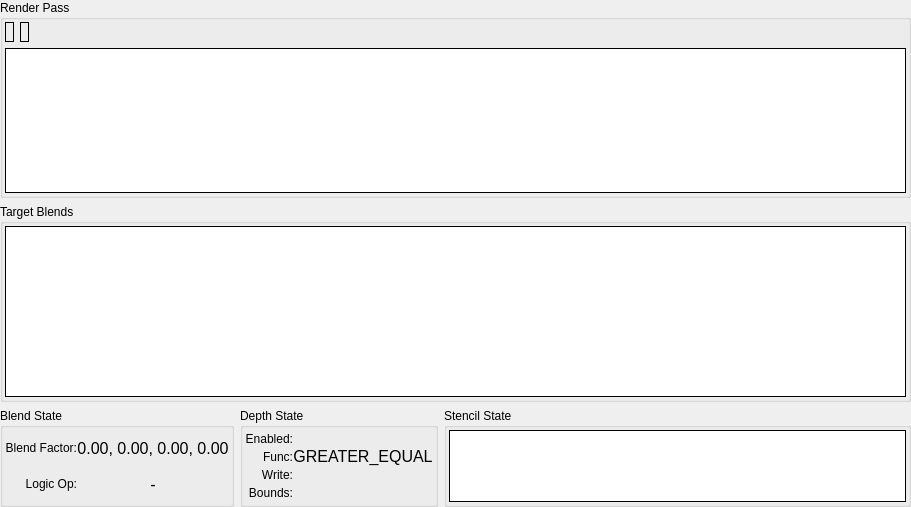
         <widget class="QWidget" name="fbScrollContents">
          <property name="geometry">
           <rect>
            <x>0</x>
            <y>0</y>
            <width>911</width>
            <height>507</height>
           </rect>
          </property>
          <layout class="QGridLayout" name="gridLayout_4">
           <property name="leftMargin">
            <number>0</number>
           </property>
           <property name="topMargin">
            <number>0</number>
           </property>
           <property name="rightMargin">
            <number>0</number>
           </property>
           <property name="bottomMargin">
            <number>0</number>
           </property>
           <item row="0" column="0" colspan="3">
            <widget class="QGroupBox" name="framebufferGroup">
             <property name="sizePolicy">
              <sizepolicy hsizetype="Preferred" vsizetype="Expanding">
               <horstretch>0</horstretch>
               <verstretch>0</verstretch>
              </sizepolicy>
             </property>
             <property name="title">
              <string>Render Pass</string>
             </property>
             <layout class="QVBoxLayout" name="verticalLayout_17">
              <property name="leftMargin">
               <number>2</number>
              </property>
              <property name="topMargin">
               <number>2</number>
              </property>
              <property name="rightMargin">
               <number>2</number>
              </property>
              <property name="bottomMargin">
               <number>2</number>
              </property>
              <item>
               <layout class="QHBoxLayout" name="horizontalLayout_23">
                <item>
                 <widget class="RDLabel" name="renderpass">
                  <property name="frameShape">
                   <enum>QFrame::Box</enum>
                  </property>
                  <property name="margin">
                   <number>4</number>
                  </property>
                 </widget>
                </item>
                <item>
                 <widget class="RDLabel" name="framebuffer">
                  <property name="frameShape">
                   <enum>QFrame::Box</enum>
                  </property>
                  <property name="margin">
                   <number>2</number>
                  </property>
                 </widget>
                </item>
                <item>
                 <spacer name="horizontalSpacer_2">
                  <property name="orientation">
                   <enum>Qt::Horizontal</enum>
                  </property>
                  <property name="sizeHint" stdset="0">
                   <size>
                    <width>40</width>
                    <height>20</height>
                   </size>
                  </property>
                 </spacer>
                </item>
               </layout>
              </item>
              <item>
               <widget class="RDTreeWidget" name="fbAttach">
                <property name="frameShape">
                 <enum>QFrame::Box</enum>
                </property>
                <property name="frameShadow">
                 <enum>QFrame::Plain</enum>
                </property>
                <property name="sizeAdjustPolicy">
                 <enum>QAbstractScrollArea::AdjustToContents</enum>
                </property>
                <property name="editTriggers">
                 <set>QAbstractItemView::NoEditTriggers</set>
                </property>
                <property name="showDropIndicator" stdset="0">
                 <bool>false</bool>
                </property>
                <property name="indentation">
                 <number>0</number>
                </property>
                <property name="rootIsDecorated">
                 <bool>false</bool>
                </property>
                <property name="itemsExpandable">
                 <bool>false</bool>
                </property>
                <property name="allColumnsShowFocus">
                 <bool>true</bool>
                </property>
                <property name="expandsOnDoubleClick">
                 <bool>false</bool>
                </property>
                <attribute name="headerStretchLastSection">
                 <bool>false</bool>
                </attribute>
               </widget>
              </item>
             </layout>
            </widget>
           </item>
           <item row="1" column="0" colspan="3">
            <widget class="QGroupBox" name="blendsGroup">
             <property name="sizePolicy">
              <sizepolicy hsizetype="Preferred" vsizetype="Expanding">
               <horstretch>0</horstretch>
               <verstretch>0</verstretch>
              </sizepolicy>
             </property>
             <property name="title">
              <string>Target Blends</string>
             </property>
             <layout class="QHBoxLayout" name="horizontalLayout_25">
              <property name="leftMargin">
               <number>2</number>
              </property>
              <property name="topMargin">
               <number>2</number>
              </property>
              <property name="rightMargin">
               <number>2</number>
              </property>
              <property name="bottomMargin">
               <number>2</number>
              </property>
              <item>
               <widget class="RDTreeWidget" name="blends">
                <property name="frameShape">
                 <enum>QFrame::Box</enum>
                </property>
                <property name="frameShadow">
                 <enum>QFrame::Plain</enum>
                </property>
                <property name="sizeAdjustPolicy">
                 <enum>QAbstractScrollArea::AdjustToContents</enum>
                </property>
                <property name="editTriggers">
                 <set>QAbstractItemView::NoEditTriggers</set>
                </property>
                <property name="showDropIndicator" stdset="0">
                 <bool>false</bool>
                </property>
                <property name="indentation">
                 <number>0</number>
                </property>
                <property name="rootIsDecorated">
                 <bool>false</bool>
                </property>
                <property name="itemsExpandable">
                 <bool>false</bool>
                </property>
                <property name="allColumnsShowFocus">
                 <bool>true</bool>
                </property>
                <property name="expandsOnDoubleClick">
                 <bool>false</bool>
                </property>
               </widget>
              </item>
             </layout>
            </widget>
           </item>
           <item row="2" column="0">
            <widget class="QGroupBox" name="blendStateGroup">
             <property name="sizePolicy">
              <sizepolicy hsizetype="Preferred" vsizetype="Preferred">
               <horstretch>0</horstretch>
               <verstretch>0</verstretch>
              </sizepolicy>
             </property>
             <property name="title">
              <string>Blend State</string>
             </property>
             <layout class="QGridLayout" name="blendStateGridLayout">
              <property name="leftMargin">
               <number>2</number>
              </property>
              <property name="topMargin">
               <number>2</number>
              </property>
              <property name="rightMargin">
               <number>2</number>
              </property>
              <property name="bottomMargin">
               <number>2</number>
              </property>
              <property name="spacing">
               <number>0</number>
              </property>
              <item row="0" column="0">
               <widget class="QLabel" name="blendFactorLabel">
                <property name="text">
                 <string>Blend Factor:</string>
                </property>
                <property name="alignment">
                 <set>Qt::AlignRight|Qt::AlignTrailing|Qt::AlignVCenter</set>
                </property>
                <property name="wordWrap">
                 <bool>true</bool>
                </property>
               </widget>
              </item>
              <item row="0" column="1">
               <widget class="QLabel" name="blendFactor">
                <property name="font">
                 <font>
                  <pointsize>12</pointsize>
                 </font>
                </property>
                <property name="text">
                 <string>0.00, 0.00, 0.00, 0.00</string>
                </property>
                <property name="alignment">
                 <set>Qt::AlignCenter</set>
                </property>
                <property name="margin">
                 <number>4</number>
                </property>
               </widget>
              </item>
              <item row="1" column="0">
               <widget class="QLabel" name="logicOpLabel">
                <property name="text">
                 <string>Logic Op:</string>
                </property>
                <property name="alignment">
                 <set>Qt::AlignRight|Qt::AlignTrailing|Qt::AlignVCenter</set>
                </property>
                <property name="wordWrap">
                 <bool>true</bool>
                </property>
               </widget>
              </item>
              <item row="1" column="1">
               <widget class="QLabel" name="logicOp">
                <property name="font">
                 <font>
                  <pointsize>12</pointsize>
                 </font>
                </property>
                <property name="text">
                 <string>-</string>
                </property>
                <property name="alignment">
                 <set>Qt::AlignCenter</set>
                </property>
                <property name="margin">
                 <number>4</number>
                </property>
               </widget>
              </item>
             </layout>
            </widget>
           </item>
           <item row="2" column="1">
            <widget class="QGroupBox" name="depthStateGroup">
             <property name="sizePolicy">
              <sizepolicy hsizetype="Preferred" vsizetype="Preferred">
               <horstretch>0</horstretch>
               <verstretch>0</verstretch>
              </sizepolicy>
             </property>
             <property name="title">
              <string>Depth State</string>
             </property>
             <layout class="QGridLayout" name="depthStateGridLayout">
              <property name="leftMargin">
               <number>2</number>
              </property>
              <property name="topMargin">
               <number>2</number>
              </property>
              <property name="rightMargin">
               <number>2</number>
              </property>
              <property name="bottomMargin">
               <number>2</number>
              </property>
              <property name="spacing">
               <number>0</number>
              </property>
              <item row="0" column="0">
               <widget class="QLabel" name="depthEnabledLabel">
                <property name="text">
                 <string>Enabled:</string>
                </property>
                <property name="alignment">
                 <set>Qt::AlignRight|Qt::AlignTrailing|Qt::AlignVCenter</set>
                </property>
               </widget>
              </item>
              <item row="0" column="1">
               <widget class="QLabel" name="depthEnabled">
                <property name="text">
                 <string/>
                </property>
                <property name="pixmap">
                 <pixmap resource="../../Resources/resources.qrc">:/cross.png</pixmap>
                </property>
                <property name="alignment">
                 <set>Qt::AlignCenter</set>
                </property>
                <property name="margin">
                 <number>4</number>
                </property>
               </widget>
              </item>
              <item row="3" column="0">
               <widget class="QLabel" name="depthBoundsLabel">
                <property name="text">
                 <string>Bounds:</string>
                </property>
                <property name="alignment">
                 <set>Qt::AlignRight|Qt::AlignTrailing|Qt::AlignVCenter</set>
                </property>
               </widget>
              </item>
              <item row="3" column="1">
               <widget class="QLabel" name="depthBounds">
                <property name="font">
                 <font>
                  <pointsize>12</pointsize>
                 </font>
                </property>
                <property name="text">
                 <string/>
                </property>
                <property name="pixmap">
                 <pixmap resource="../../Resources/resources.qrc">:/cross.png</pixmap>
                </property>
                <property name="alignment">
                 <set>Qt::AlignCenter</set>
                </property>
                <property name="margin">
                 <number>4</number>
                </property>
               </widget>
              </item>
              <item row="2" column="0">
               <widget class="QLabel" name="depthWriteLabel">
                <property name="text">
                 <string>Write:</string>
                </property>
                <property name="alignment">
                 <set>Qt::AlignRight|Qt::AlignTrailing|Qt::AlignVCenter</set>
                </property>
               </widget>
              </item>
              <item row="2" column="1">
               <widget class="QLabel" name="depthWrite">
                <property name="text">
                 <string/>
                </property>
                <property name="font">
                 <font>
                  <pointsize>12</pointsize>
                 </font>
                </property>
                <property name="pixmap">
                 <pixmap resource="../../Resources/resources.qrc">:/cross.png</pixmap>
                </property>
                <property name="alignment">
                 <set>Qt::AlignCenter</set>
                </property>
                <property name="margin">
                 <number>4</number>
                </property>
               </widget>
              </item>
              <item row="1" column="0">
               <widget class="QLabel" name="depthFuncLabel">
                <property name="text">
                 <string>Func:</string>
                </property>
                <property name="alignment">
                 <set>Qt::AlignRight|Qt::AlignTrailing|Qt::AlignVCenter</set>
                </property>
               </widget>
              </item>
              <item row="1" column="1">
               <widget class="QLabel" name="depthFunc">
                <property name="font">
                 <font>
                  <pointsize>12</pointsize>
                 </font>
                </property>
                <property name="text">
                 <string>GREATER_EQUAL</string>
                </property>
                <property name="alignment">
                 <set>Qt::AlignCenter</set>
                </property>
                <property name="margin">
                 <number>4</number>
                </property>
               </widget>
              </item>
             </layout>
            </widget>
           </item>
           <item row="2" column="2">
            <widget class="QGroupBox" name="stencilStateGroup">
             <property name="sizePolicy">
              <sizepolicy hsizetype="Preferred" vsizetype="Preferred">
               <horstretch>0</horstretch>
               <verstretch>0</verstretch>
              </sizepolicy>
             </property>
             <property name="title">
              <string>Stencil State</string>
             </property>
             <property name="alignment">
              <set>Qt::AlignLeading|Qt::AlignLeft|Qt::AlignTop</set>
             </property>
             <layout class="QVBoxLayout" name="verticalLayout_10">
              <property name="spacing">
               <number>0</number>
              </property>
              <property name="leftMargin">
               <number>2</number>
              </property>
              <property name="topMargin">
               <number>2</number>
              </property>
              <property name="rightMargin">
               <number>2</number>
              </property>
              <property name="bottomMargin">
               <number>2</number>
              </property>
              <item>
               <widget class="RDTreeWidget" name="stencils">
                <property name="sizePolicy">
                 <sizepolicy hsizetype="Expanding" vsizetype="Preferred">
                  <horstretch>0</horstretch>
                  <verstretch>0</verstretch>
                 </sizepolicy>
                </property>
                <property name="frameShape">
                 <enum>QFrame::Box</enum>
                </property>
                <property name="frameShadow">
                 <enum>QFrame::Plain</enum>
                </property>
                <property name="verticalScrollBarPolicy">
                 <enum>Qt::ScrollBarAlwaysOff</enum>
                </property>
                <property name="horizontalScrollBarPolicy">
                 <enum>Qt::ScrollBarAsNeeded</enum>
                </property>
                <property name="sizeAdjustPolicy">
                 <enum>QAbstractScrollArea::AdjustToContents</enum>
                </property>
                <property name="editTriggers">
                 <set>QAbstractItemView::NoEditTriggers</set>
                </property>
                <property name="showDropIndicator" stdset="0">
                 <bool>false</bool>
                </property>
                <property name="selectionMode">
                 <enum>QAbstractItemView::NoSelection</enum>
                </property>
                <property name="indentation">
                 <number>0</number>
                </property>
                <property name="rootIsDecorated">
                 <bool>false</bool>
                </property>
                <property name="itemsExpandable">
                 <bool>false</bool>
                </property>
                <property name="allColumnsShowFocus">
                 <bool>true</bool>
                </property>
                <property name="expandsOnDoubleClick">
                 <bool>false</bool>
                </property>
                <attribute name="headerStretchLastSection">
                 <bool>false</bool>
                </attribute>
               </widget>
              </item>
             </layout>
            </widget>
           </item>
          </layout>
         </widget>
